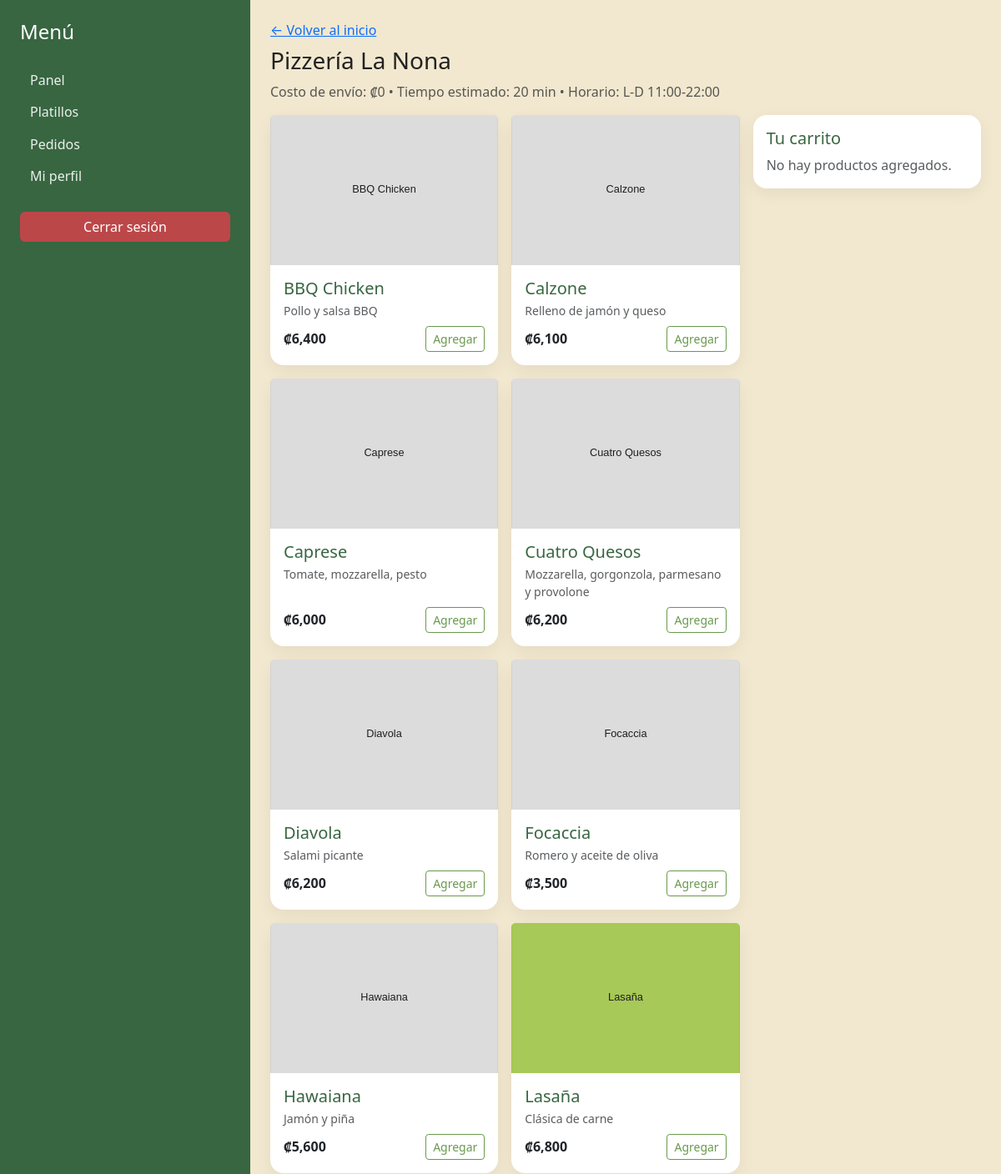
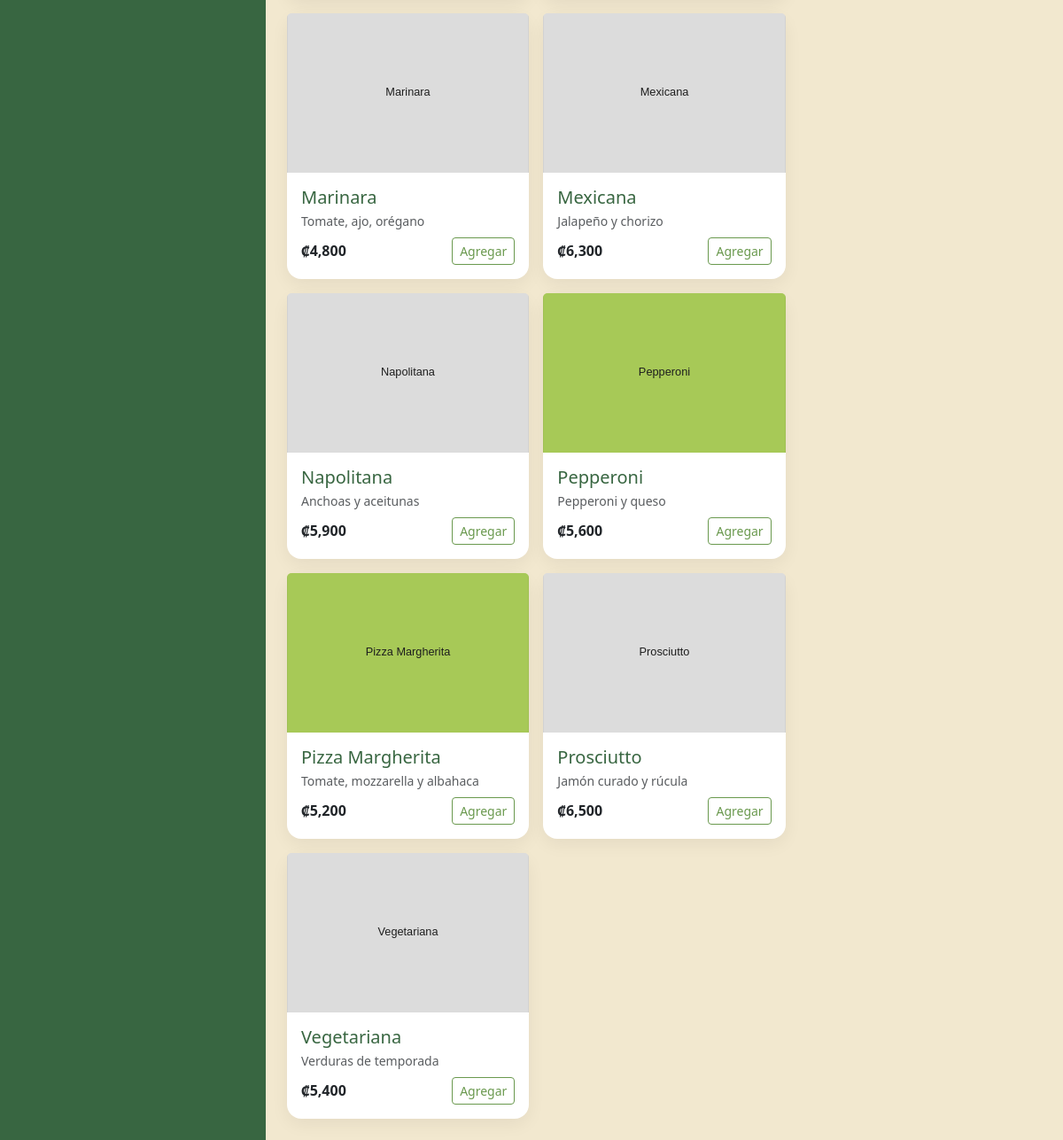
/menu.php?id=4 (signed in), run on the app's committed database (2 pictures, top to bottom).
### tables this page shows
CREATE TABLE `negocios` (
  `Id_negocio` int(11) NOT NULL,
  `Usuario_id` int(11) NOT NULL,
  `Nombre` varchar(120) NOT NULL,
  `Direccion` varchar(255) DEFAULT NULL,
  `Telefono` varchar(30) DEFAULT NULL,
  `Email` varchar(160) DEFAULT NULL,
  `Horario` varchar(120) DEFAULT NULL,
  `Costo_envio` decimal(10,2) NOT NULL DEFAULT 0.00,
  `Tiempo_minutos` int(11) NOT NULL DEFAULT 20
);

CREATE TABLE `platillos` (
  `Id_platillo` int(11) NOT NULL,
  `Negocio_id` int(11) NOT NULL,
  `Nombre` varchar(120) NOT NULL,
  `Descripcion` varchar(255) DEFAULT NULL,
  `Precio` decimal(10,2) NOT NULL,
  `Imagen` varchar(255) DEFAULT NULL,
  `Disponible` tinyint(1) NOT NULL DEFAULT 1
);

### menu.php (the view, shortened to what this page needs)
<?php
require_once("include/conexion.php");
$negocio_id = (int)($_GET['id'] ?? 0);
$st = $mysqli->prepare("SELECT Id_negocio, Nombre, Horario, Costo_envio, Tiempo_minutos FROM negocios WHERE Id_negocio=?");
$st->bind_param("i", $negocio_id);
$st->execute();
$neg = $st->get_result()->fetch_assoc();
$plats = [];
$st = $mysqli->prepare("SELECT Id_platillo, Nombre, Descripcion, Precio, Imagen FROM platillos WHERE Negocio_id=? AND Disponible=1 ORDER BY Nombre");
$st->bind_param("i", $negocio_id);
$st->execute();
$r = $st->get_result();
while ($row = $r->fetch_assoc()) {
  $plats[] = $row;
}
$BASE = "/mamalila_prof";
$PUBLIC_UPLOAD = $BASE . "/uploads/platillos";
?>
<!doctype html>
<html lang="es">
<head>
  <link href="https://cdn.jsdelivr.net/npm/bootstrap@5.3.6/dist/css/bootstrap.min.css" rel="stylesheet">
  <link href="assets/css/app.css" rel="stylesheet">
</head>
<body>
  <div class="container-fluid">
    <div class="row">
      <?php include("include/menu.php"); ?>
      <main class="col-md-9 p-4">
        <a href="home.php">&larr; Volver al inicio</a>
        <h3 class="mt-2"><?php echo htmlspecialchars($neg['Nombre']); ?></h3>
        <div class="text-muted mb-3">
          Costo de envío: ₡<?php echo number_format((float)($neg['Costo_envio'] ?? 0), 0); ?>
          • Tiempo estimado: <?php echo (int)($neg['Tiempo_minutos'] ?? 20); ?> min
          <?php if (!empty($neg['Horario'])): ?> • Horario: <?php echo htmlspecialchars($neg['Horario']); ?><?php endif; ?>
        </div>
        <div class="row g-3">
          <div class="col-lg-8">
            <div class="row g-3">
              <?php if (!count($plats)): ?>
                <p class="text-muted">Este negocio aún no tiene platillos disponibles.</p>
              <?php else: ?>
                <?php foreach ($plats as $p): ?>
                  <div class="col-md-6">
                    <div class="card h-100">
                      <?php if (!empty($p['Imagen'])): ?>
                        <img class="card-img-top" style="object-fit:cover; height:180px"
                          src="<?php echo $PUBLIC_UPLOAD . '/' . htmlspecialchars($p['Imagen']); ?>"
                          alt="img">
                      <?php endif; ?>
                      <div class="card-body d-flex flex-column">
                        <h5 class="card-title mb-1"><?php echo htmlspecialchars($p['Nombre']); ?></h5>
                        <div class="small text-muted mb-2"><?php echo htmlspecialchars($p['Descripcion'] ?? ''); ?></div>
                        <div class="mt-auto d-flex justify-content-between align-items-center">
                          <div class="fw-semibold">₡<?php echo number_format($p['Precio'], 0); ?></div>
                          <button class="btn btn-sm btn-outline-primary"
                            data-id="<?php echo (int)$p['Id_platillo']; ?>"
                            data-name="<?php echo htmlspecialchars($p['Nombre'], ENT_QUOTES); ?>"
                            data-price="<?php echo (float)$p['Precio']; ?>"
                            onclick="addToCart(this)">
                            Agregar
                          </button>
                        </div>
                      </div>
                    </div>
                  </div>
                <?php endforeach; ?>
              <?php endif; ?>
            </div>
          </div>
          <div class="col-lg-4">
            <div class="card position-sticky" style="top:1rem">
              <div class="card-body">
                <h5 class="card-title">Tu carrito</h5>
                <div id="cartEmpty" class="text-muted">No hay productos agregados.</div>
              </div>
            </div>
          </div>
        </div>
      </main>
    </div>
  </div>
</body>
</html>

### assets/css/app.css (style rules this page uses)
:root { --clr-dark: #386641; --clr-mid: #6A994E; --clr-lime: #A7C957; --clr-cream: #F2E8CF; --clr-red: #BC4749; --bs-primary: var(--clr-mid); --bs-primary-rgb: 106, 153, 78; --bs-danger: var(--clr-red); --bs-link-color: var(--clr-mid); --bs-link-hover-color: #4f7e3f; }
html, body { height: 100%; }
body { background: var(--clr-cream) !important; color: #222; }
.card { border: 0; border-radius: 16px; box-shadow: 0 6px 20px rgba(0, 0, 0, .06); }
.card-title { color: var(--clr-dark); }
.btn-outline-primary { border-color: var(--clr-mid); color: var(--clr-mid); }
.btn-outline-primary { --bs-btn-color: var(--clr-mid); --bs-btn-border-color: var(--clr-mid); --bs-btn-hover-color: #fff; --bs-btn-hover-bg: var(--clr-mid); --bs-btn-hover-border-color: var(--clr-mid); --bs-btn-active-color: #fff; --bs-btn-active-bg: var(--clr-mid); --bs-btn-active-border-color: var(--clr-mid); --bs-btn-disabled-color: var(--clr-mid); }

### data on the page
negocios: Nombre "Pizzería La Nona", Costo_envio "0", Tiempo_minutos "20", Horario "L-D 11:00-22:00"
platillos: Imagen (picture), Nombre "BBQ Chicken", Descripcion "Pollo y salsa BBQ", Precio "6,400"
platillos: Imagen (picture), Nombre "Calzone", Descripcion "Relleno de jamón y queso", Precio "6,100"
platillos: Imagen (picture), Nombre "Caprese", Descripcion "Tomate, mozzarella, pesto", Precio "6,000"
platillos: Imagen (picture), Nombre "Cuatro Quesos", Descripcion "Mozzarella, gorgonzola, parmesano y provolone", Precio "6,200"
platillos: Imagen (picture), Nombre "Diavola", Descripcion "Salami picante", Precio "6,200"
platillos: Imagen (picture), Nombre "Focaccia", Descripcion "Romero y aceite de oliva", Precio "3,500"
platillos: Imagen (picture), Nombre "Hawaiana", Descripcion "Jamón y piña", Precio "5,600"
platillos: Imagen (picture), Nombre "Lasaña", Descripcion "Clásica de carne", Precio "6,800"
platillos: Imagen (picture), Nombre "Marinara", Descripcion "Tomate, ajo, orégano", Precio "4,800"
platillos: Imagen (picture), Nombre "Mexicana", Descripcion "Jalapeño y chorizo", Precio "6,300"
platillos: Imagen (picture), Nombre "Napolitana", Descripcion "Anchoas y aceitunas", Precio "5,900"
platillos: Imagen (picture), Nombre "Pepperoni", Descripcion "Pepperoni y queso", Precio "5,600"
platillos: Imagen (picture), Nombre "Pizza Margherita", Descripcion "Tomate, mozzarella y albahaca", Precio "5,200"
platillos: Imagen (picture), Nombre "Prosciutto", Descripcion "Jamón curado y rúcula", Precio "6,500"
platillos: Imagen (picture), Nombre "Vegetariana", Descripcion "Verduras de temporada", Precio "5,400"
